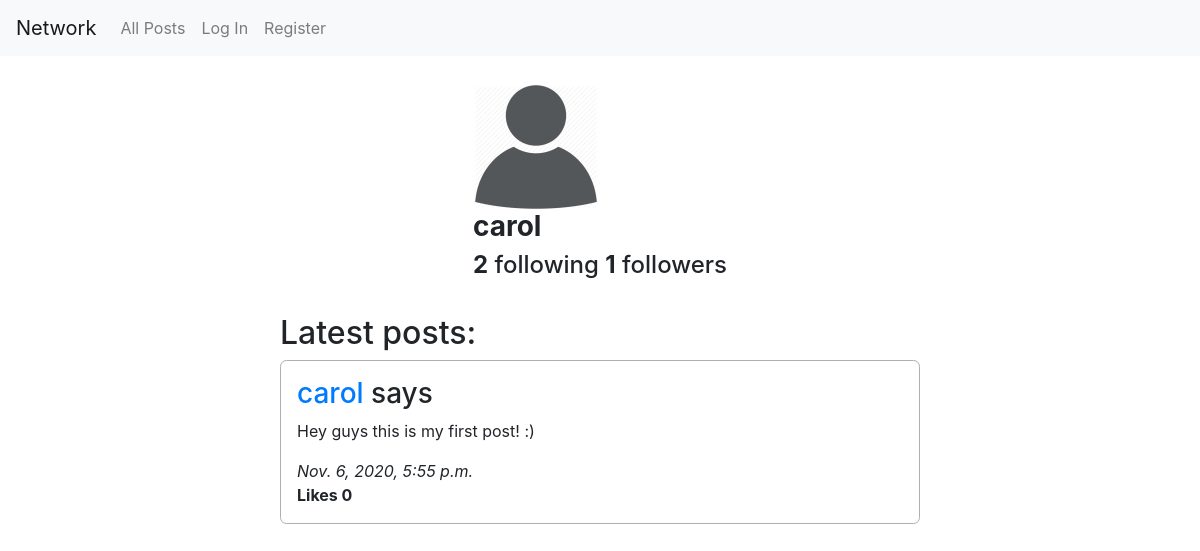
The page /profile/3 on the database its author committed.
### network/models.py (models this page shows, shortened)
class User(AbstractUser):
    pass

class Post(models.Model):
    poster = models.ForeignKey(User, on_delete=models.CASCADE, related_name='posts')
    content = models.TextField()
    timestamp = models.DateTimeField(auto_now=True)
    likes = models.IntegerField(default=0)

### network/views.py (the view, shortened to what this page needs)
# urls.py: path("profile/<int:profileId>", views.ProfilePage.as_view(), name="profilePage"),
class ProfilePage(View):
    template_name = 'network/profilePage.html'
    def _checkVisitorIsFollowingThisProfile(self, request, profile_followers):
        from django.contrib.auth.models import AnonymousUser
        if isinstance(request.user, AnonymousUser):
            return False
        visitor = User.objects.get(id=request.user.id)
        if visitor.id in map(lambda profile_follower: profile_follower.id, profile_followers):
            return True
        return False
    def get(self, request, profileId):
        try:
            profile = User.objects.get(id=profileId)
        except ObjectDoesNotExist:
            return HttpResponse(status=404)
        profile_posts = Post.objects.order_by('-timestamp').filter(poster=profile)
        profile_followers = [profile_follower.user_follower for profile_follower in profile.followers.all()]
        profile_following = profile.users_being_followed.all()
        visitor_is_following = self._checkVisitorIsFollowingThisProfile(request, profile_followers)
        context = {
            'profile_id': profile.id,
            'username': profile.username,
            'n_of_followers': len(profile_followers),
            'n_following': len(profile_following),
            'profile_posts': profile_posts,
            'visitor_is_following': visitor_is_following
        }
        return render(request, self.template_name, context)

### network/templates/network/profilePage.html (shortened to what this page needs)
{% extends './layout.html' %}
{% load static %}
{% block body %}
	<div class="container-sm profileContainer">
		<div>
			<img src="{% static 'network/images/profileImage.png' %}" alt="Profile image">
			<h3>
				<strong>{{ username }}</strong>
			</h3>
			<h4 class="followNumbers">
				<strong id="following">{{ n_following }}</strong> following
				<strong id="followers">{{ n_of_followers }}</strong> followers
			</h4>
		</div>
	</div>
	<div class="postsContainer">
		<h2>Latest posts:</h2>
		{% for post in profile_posts %}
			<div class="post">
				<h3>
						<a href="{% url 'profilePage' post.poster.id %}">{{ post.poster }}</a> says
				</h3>
				<p>{{ post.content }}</p>
				<em>{{ post.timestamp }}</em>
				<br>
				<strong>Likes {{ post.likes }}</strong>
				<br>
			</div>
		{% empty %}
			<h2>There are no posts here yet...</h2>
		{% endfor %}
	</div>
{% endblock %}

### network/static/network/styles/styles.css (style rules this page uses)
* { margin: 0; padding: 0; }
html { font-size: 100%; box-sizing: border-box; }
.profileContainer { display: flex; justify-content: space-evenly; align-items: center; width: 40em; margin: 1.6em auto; }
.postsContainer { max-width: 40em; margin: auto; }
.postsContainer .post { margin: auto; margin-bottom: 1em; padding: 1em; border-radius: 0.4em; border: 0.075em solid #afafaf; }

### rows shown on the page
User: username "carol"
Post: poster "carol", content "Hey guys this is my first post! :)", timestamp "Nov. 6, 2020, 5:55 p.m.", likes "0"

### other values the page prints
{{ n_following }} "2"
{{ n_of_followers }} "1"
